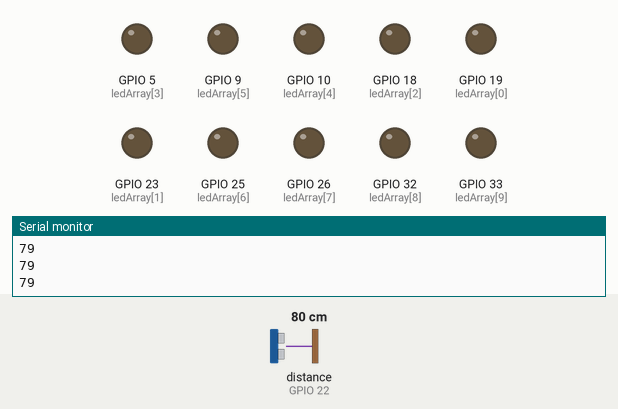
Simulated run of this sketch. Board: ESP32. Parts: output pins drawn as LEDs (lit = HIGH), the last lines printed to the serial monitor. Wiring (inferred from the names in the program): ultrasonic range finder: trigger GPIO 21; echo GPIO 22. The test bench sets the inputs (shaded band); at power-on: distance to the obstacle (sensor on GPIO 22) 80 cm. The echo pulse lasts 58.3 µs per cm; pins used as bus, display or sensor lines are not drawn.

Above: at 1.2 s.
1.3 s: distance to the obstacle (sensor on GPIO 22) set to 59 cm
2.8 s: distance to the obstacle (sensor on GPIO 22) set to 52 cm
At 3.6 s:
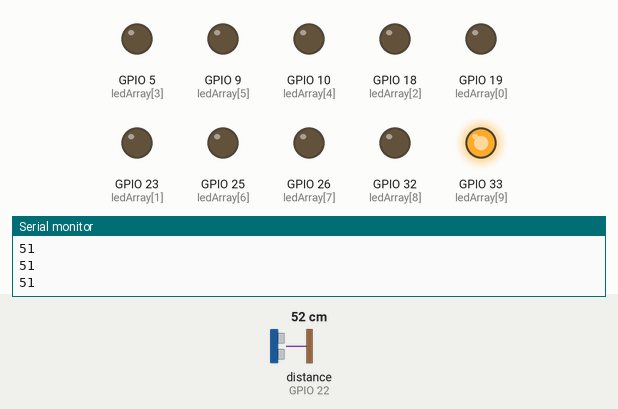
4.3 s: distance to the obstacle (sensor on GPIO 22) set to 46 cm
At 4.7 s:
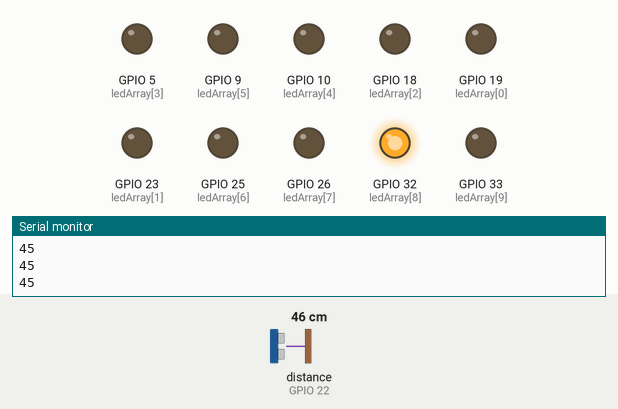
5.8 s: distance to the obstacle (sensor on GPIO 22) set to 43 cm
At 6.7 s:
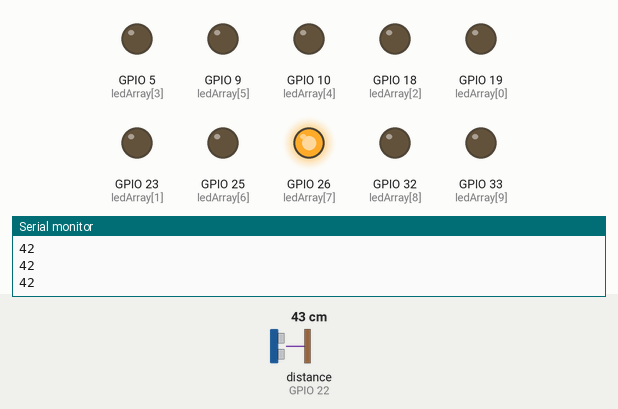
7.3 s: distance to the obstacle (sensor on GPIO 22) set to 2 cm
At 8.4 s:
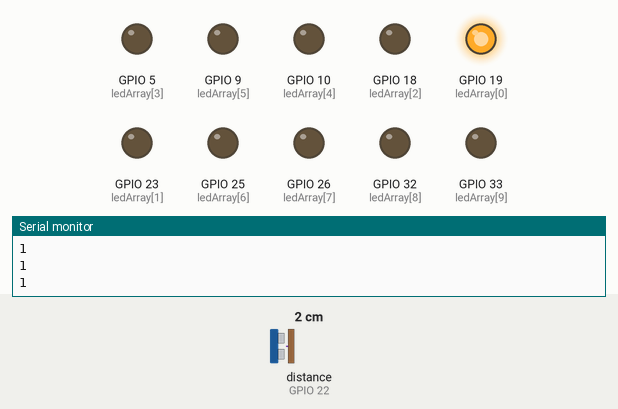
8.8 s: distance to the obstacle (sensor on GPIO 22) set to 60 cm
At 9.2 s:
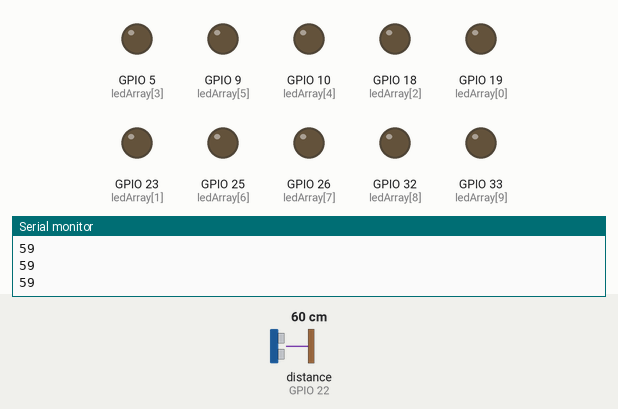
Timing chart, 0 to 11.3 s (numbered marks = the images above; inputs shaded):
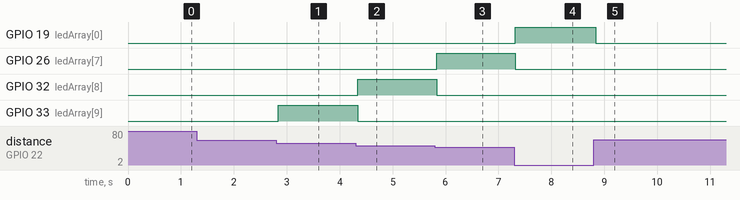

Measured:
- the behaviour switches between 56 and 55 cm on distance to the obstacle (sensor on GPIO 22) (found by bisection; images 0 and 1)
- the behaviour switches between 51 and 50 cm on distance to the obstacle (sensor on GPIO 22) (found by bisection; images 1 and 2)
- the behaviour switches between 46 and 45 cm on distance to the obstacle (sensor on GPIO 22) (found by bisection; images 2 and 3)
- after the input at 2.8 s, GPIO 33 (ledArray[9]): LOW → HIGH at once
- after the input at 4.3 s, GPIO 32 (ledArray[8]): LOW → HIGH at once; GPIO 33 (ledArray[9]): HIGH → LOW at once
- after the input at 5.8 s, GPIO 26 (ledArray[7]): LOW → HIGH at once; GPIO 32 (ledArray[8]): HIGH → LOW at once
- after the input at 7.3 s, GPIO 19 (ledArray[0]): LOW → HIGH at once; GPIO 26 (ledArray[7]): HIGH → LOW at once
- after the input at 8.8 s, GPIO 19 (ledArray[0]): HIGH → LOW at once

The sketch:

ESP32_HCSR04_LED001.ino
```cpp
#define trigPin 21 // Trigger-Pin
#define echoPin 22 // Echo-Pin
long zeit, cm;
int ledArray[] = {19, 23, 18, 5, 10, 9, 25, 26, 32, 33};

void setup() {
  Serial.begin(9600);
  pinMode(trigPin, OUTPUT);
  pinMode(echoPin, INPUT);
  for(int i = 0; i < 10; i++) {
    pinMode(ledArray[i], OUTPUT);
  }
}

void loop() {
  digitalWrite(trigPin, LOW);
  delayMicroseconds(3);
  digitalWrite(trigPin, HIGH);
  delayMicroseconds(10);
  digitalWrite(trigPin, LOW);
  pinMode(echoPin, INPUT);
  zeit = pulseIn(echoPin, HIGH);
  cm = (zeit/2) / 29.4;
  Serial.println(cm);
  showLED(cm);
  delay(50);
}

void showLED(int v) {
  digitalWrite(ledArray[0], v < 10);
  digitalWrite(ledArray[1], (v >= 10) && (v < 15));
  digitalWrite(ledArray[2], (v >= 15) && (v < 20));
  digitalWrite(ledArray[3], (v >= 20) && (v < 25));
  digitalWrite(ledArray[4], (v >= 25) && (v < 30));
  digitalWrite(ledArray[5], (v >= 30) && (v < 35));
  digitalWrite(ledArray[6], (v >= 35) && (v < 40));
  digitalWrite(ledArray[7], (v >= 40) && (v < 45));
  digitalWrite(ledArray[8], (v >= 45) && (v < 50));
  digitalWrite(ledArray[9], (v >= 50) && (v < 55));
}
```
